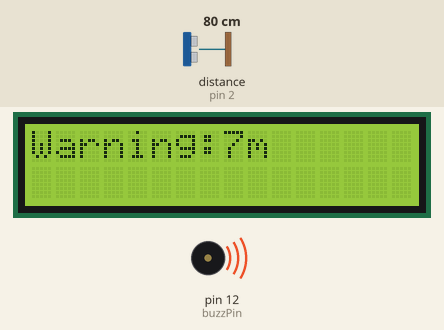
The sketch below on a simulated Arduino Uno, built with avr-gcc and run on an emulated ATmega328P. Parts: 16×2 character LCD, buzzer (waves = sounding, pin HIGH). Wiring (inferred from the names in the program): ultrasonic range finder: trigger pin 3; echo pin 2. Inputs (shaded band) come from the test bench; at power-on: distance to the obstacle (sensor on pin 2) 80 cm. The echo pulse lasts 58.3 µs per cm; pins used as bus, display or sensor lines are not drawn.

Above: at 1.2 s.
1.3 s: distance to the obstacle (sensor on pin 2) set to 106 cm
At 2.7 s:
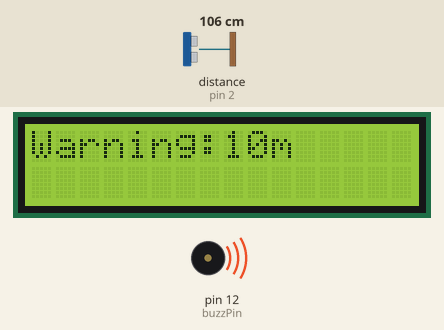
7.3 s: distance to the obstacle (sensor on pin 2) set to 116 cm
At 10.8 s:
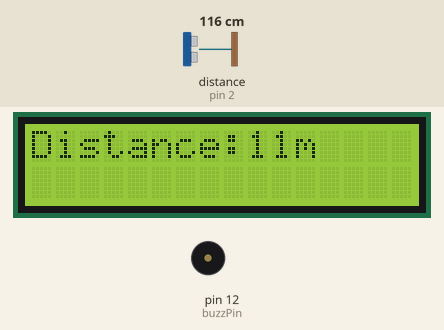
13.3 s: distance to the obstacle (sensor on pin 2) set to 2 cm
At 14.6 s:
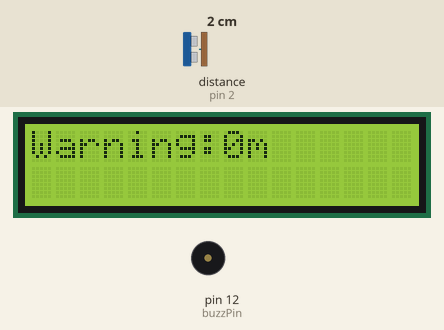
16.6 s: distance to the obstacle (sensor on pin 2) set to 120 cm
At 18.9 s:
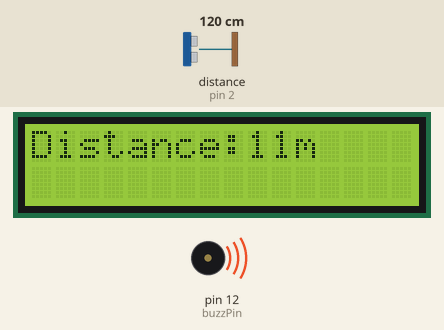
22.6 s: distance to the obstacle (sensor on pin 2) set to 4 cm
At 27.3 s:
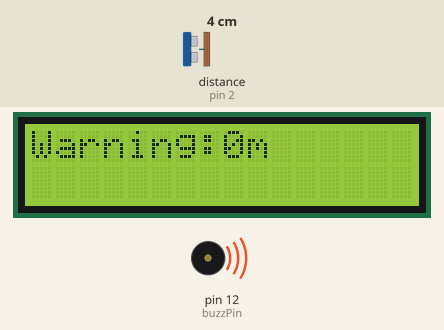
Timing chart, 0 to 28.8 s (numbered marks = the images above; inputs shaded):
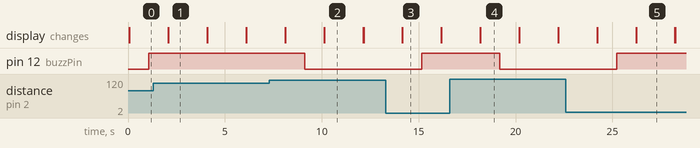

Measured:
- the behaviour switches between 110 and 111 cm on distance to the obstacle (sensor on pin 2) (found by bisection; images 1 and 2)
- after the input at 1.3 s, the display: first differs from a run without the input after 0.79 s (image 1)
- after the input at 7.3 s, pin 12 (buzzPin): HIGH → LOW after 1.8 s; the display: first differs from a run without the input after 0.83 s (image 2)
- after the input at 13.3 s, pin 12 (buzzPin): LOW → HIGH after 1.9 s; the display: first differs from a run without the input after 0.86 s (image 3)
- after the input at 16.6 s, pin 12 (buzzPin): HIGH → LOW after 2.6 s; the display: first differs from a run without the input after 1.6 s (image 4)
- after the input at 22.6 s, pin 12 (buzzPin): LOW → HIGH after 2.6 s; the display: first differs from a run without the input after 1.6 s (image 5)
- what the display in image 1 shows lasts 2.0 s, from 2.1 s to 4.1 s

The sketch:

Code.ino
```cpp
// (licence header left out)
#include<LiquidCrystal.h>
// Define all pins used
#define trigPin 3
#define echoPin 2
#define buzzPin 12
#define RS 9
#define EN 8
#define D4 4
#define D5 5
#define D6 6
#define D7 7
LiquidCrystal lcd(RS,EN,D4,D5,D6,D7);
void setup()
  {
	  lcd.begin(16,2);
	  pinMode(trigPin,OUTPUT);
	  pinMode(echoPin,INPUT);
    pinMode(buzzPin, OUTPUT);
  }
long duration,distance;
void loop()
  {
    lcd.clear();
    lcd.setCursor(0,0);
	  digitalWrite(trigPin,LOW);
    delayMicroseconds(2);
    digitalWrite(trigPin,HIGH);
    delayMicroseconds(10);
    digitalWrite(trigPin,LOW);
    duration=pulseIn(echoPin,HIGH);
    distance=(duration/20) / 29.1;

    if (distance <= 10 && distance >=0 )
      {
        lcd.clear();
        lcd.setCursor(0,0);
        lcd.print("Warning:");
        lcd.print(distance);
        lcd.println("m");
        delay(1000);
        digitalWrite(buzzPin, HIGH);
        delay(1000);
      }
    else
      {
        lcd.clear();
        lcd.setCursor(0,0);
        lcd.print("Distance:");
        lcd.print(distance);
        lcd.println("m");
        delay(1000);
        digitalWrite(buzzPin, LOW);
        delay(1000);
      }
}
```
